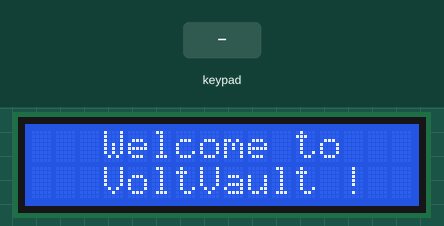
Bench run of a sketch on a simulated Arduino Uno, built with avr-gcc and run on an emulated ATmega328P. Parts: 16×2 character LCD. The inputs (shaded band) are chosen by the test bench. What the sketch prints to the serial monitor is not drawn.

Above: at 1.2 s.
1.3 s: keypad keys 9 8 7 6 # pressed 0.4 s apart
At 2.4 s:
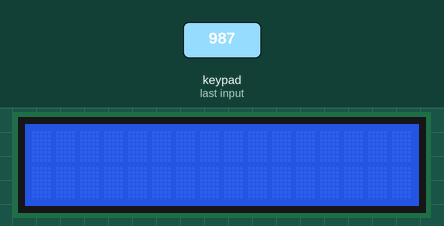
4.8 s: key '1' pressed
At 6.8 s:
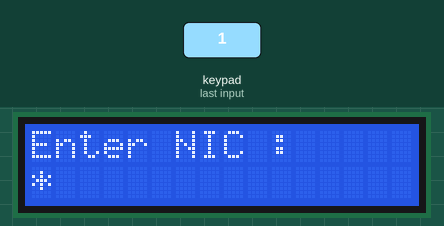
7.3 s: keypad keys 9 8 7 6 pressed 0.4 s apart
At 9.1 s:
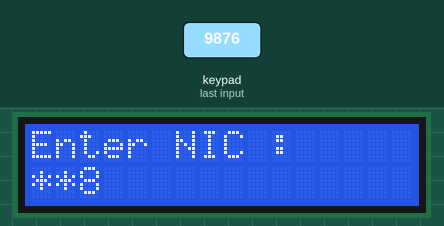
11.9 s: key '2' pressed
At 13.6 s:
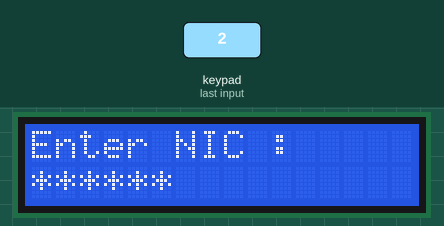
14.4 s: keypad keys 9 8 7 6 * pressed 0.4 s apart
At 23.1 s:
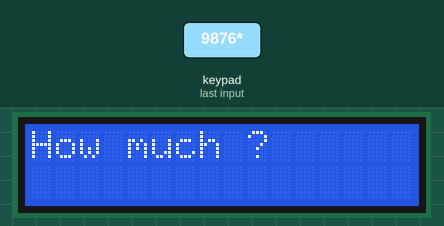
Timing chart, 0 to 24.6 s (numbered marks = the images above; inputs shaded):
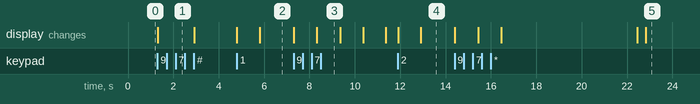

The sketch:

Keypad.ino
```cpp
#include <SoftwareSerial.h>
#include <LiquidCrystal_I2C.h>
#include <Keypad.h>
#include <Wire.h>

const byte ROWS = 4;
const byte COLS = 4;

char hexaKeys[ROWS][COLS] = {
  {'1', '2', '3', 'A'},
  {'4', '5', '6', 'B'},
  {'7', '8', '9', 'C'},
  {'*', '0', '#', 'D'}
};

byte rowPins[ROWS] = {9, 8, 7, 6};
byte colPins[COLS] = {5, 4, 3, 2};

Keypad customKeypad = Keypad(makeKeymap(hexaKeys), rowPins, colPins, ROWS, COLS);

// initialize the library by associating any needed LCD interface pin
// with the arduino pin number it is connected to
LiquidCrystal_I2C lcd(0x27, 16, 2);

void setup() {
  Serial.begin(9600);
  lcd.begin();
  lcd.clear();
  // Print a message to the LCD.
  lcd.setCursor(3,0);
  lcd.print("Welcome to");
  lcd.setCursor(3,1);
  lcd.print("VoltVault !");
}

void loop() {
  char key = customKeypad.getKey();
  if (key){
    lcd.clear();
    lcd.setCursor(0, 0);
    if (key != NO_KEY) {
    if (key == '#') {              // if # is pressed, clear the LCD and display "Enter NIC"
      lcd.clear();
      lcd.setCursor(0,0);
      lcd.print("Enter NIC :");

      // read 8 digits from the keypad
      lcd.setCursor(0,1);
        char nicKey[9];
        int i = 0;
        while (i < 8) {
          char digit = customKeypad.getKey();
          if (digit != NO_KEY && isDigit(digit)) {
            lcd.print(digit);  // print the digit for a second
            delay(1000);
            lcd.setCursor(i, 1);
            lcd.print("*");    // print an asterisk instead of the digit
            nicKey[i++] = digit;
          }
        }
        nicKey[8] = '\0'; // terminate the nicKey array with null character
        lcd.clear();
        lcd.setCursor(0,0);
        lcd.print("Processing... ");
        //lcd.setCursor(0,1);
        //lcd.print(nicKey);
        delay(2000);
        Serial.print(nicKey);
        delay(2000);
        String message = "";
        while (Serial.available() > 0)
        {
          char c = Serial.read();
          message += c;
        }

        // Print the message on the LCD
        delay(2000);
        lcd.clear();
        lcd.setCursor(0,0);
        // Split the message into two parts
        int newlinePos = message.indexOf('\n');
        if (newlinePos != -1) {
          String greeting = message.substring(0, newlinePos);
          String credit = message.substring(newlinePos + 1);

           // Print the two parts on separate lines on the LCD
          lcd.print(greeting);
          lcd.setCursor(0, 1);
          lcd.print(credit);

         }
    }
         else if (key == '*') {   //if * is pressed, clear the LCD and ask for credit
            lcd.clear();
            lcd.setCursor(0,0);
            lcd.print("How much ?");
            lcd.setCursor(0,1);
            char credit[5];
            credit[0]='#';
            int j = 1;
            while (j < 4) {
              char digit = customKeypad.getKey();
              if (digit != NO_KEY && isDigit(digit)) {
                lcd.print(digit);  // print the digit for a second
                delay(1000);
                credit[j++] = digit;
                lcd.setCursor(j-1, 1);
              }
            }
            credit[4] = '\0'; // terminate the credit array with null character
            lcd.clear();
            lcd.setCursor(0,0);
            lcd.print("Processing... ");
            delay(2000);
            Serial.print(credit);
            delay(2000);
            String rest = "";
            while (Serial.available() > 0)
            {
              char d = Serial.read();
              rest += d;
            }

            // Print the message on the LCD
            delay(2000);
            lcd.clear();
            lcd.setCursor(0,0);
            lcd.print("Done!");
            lcd.setCursor(0,1);
            lcd.print(rest);
            delay(5000);
            lcd.clear();
            lcd.setCursor(3,0);
            lcd.print("Welcome to");
            lcd.setCursor(3,1);
            lcd.print("VoltVault !");


    }
  }
}
}
```

Measured:
- after the input at 1.3 s, the display: changes at once (image 1)
- after the input at 4.8 s, the display: first changes at once (image 2 shows a later state)
- after the input at 7.3 s, the display: first changes at once (image 3 shows a later state)
- after the input at 11.9 s, the display: first changes at once (image 4 shows a later state)
- after the input at 14.4 s, the display: first changes at once (image 5 shows a later state)
